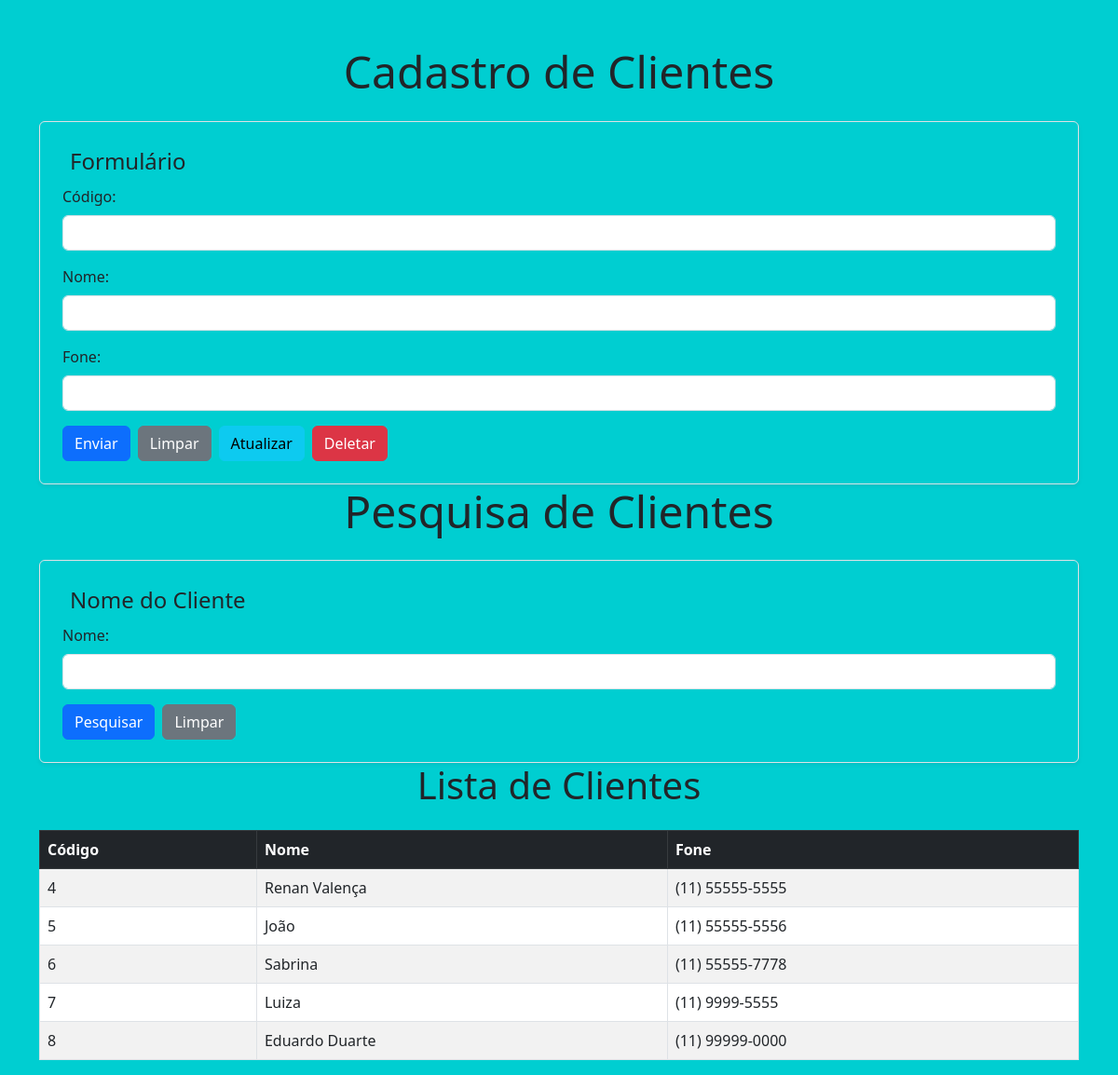
The page / on the database its author committed.
### tables this page shows
CREATE TABLE `tb_clientes` (
  `ClCodigo` int(11) NOT NULL,
  `ClNome` varchar(100) NOT NULL,
  `ClFone` varchar(15) NOT NULL
);

### controllers/clientesController.php (called while the page is built, shortened)
<?php
require_once('./model/clientesModel.php');
class ClientesController
{
    protected $model;
    function __construct()
    {
        $this->model = new ClientesModel();
    }
    function Listar()
    {
        require_once('./views/formPesquisa.php');
        $nome="";
        $resultData = $this->model->Listar($nome);
        require_once('./views/listar.php');
    }
    function Inserir()
    {
        require_once('./views/formCadastro.php');
    }
    function Atualizar()
    {
        require_once('./views/formCadastro.php');
    }
    function Deletar()
    {
        require_once('./views/formCadastro.php');
    }
}
?>

### index.php (called while the page is built, shortened)
<?php
require_once('./controllers/clientesController.php');
$controller = new ClientesController();
$controller->Inserir();
$controller->Listar();
?>

### dao/conexao.php (called while the page is built, shortened)
<?php
class Connect
{
    function connectDataBase()
    {
        try {
            $this->connection = new PDO('mysql:host=' . HOST .
                ';dbname=' . DATABASE, USER, PASSWORD);
        } catch (PDOException $e) {
            echo "ERRO - Conexão não realizada: " . $e->getMessage();
            die();
        }
    }
}

### model/clientesModel.php (called while the page is built, shortened)
<?php
require('./dao/conexao.php');
class ClientesModel extends Connect
{
    function Listar($nome)
    {
        $query = "";
        if(empty($nome)){
            $query = "SELECT * FROM bdphp_mvc.tb_clientes";
        }
        else{
            $query = "SELECT * FROM bdphp_mvc.tb_clientes
            WHERE ClNome LIKE '$nome%'";
        }
        $sqlSelect = $this->connection->query($query);
        $resultQuery = $sqlSelect->fetchAll();
        return $resultQuery;
    }
}

### views/listar.php (the view, shortened to what this page needs)
        <h1 class="mb-4 text-center">Lista de Clientes</h1>
        <table class="table table-striped table-hover table-bordered">
            <thead class="table-dark">
                <tr>
                    <th scope="col">Código</th>
                    <th scope="col">Nome</th>
                    <th scope="col">Fone</th>
                </tr>
            </thead>
            <tbody>
                <?php foreach ($resultData as $registro) { ?>
                    <tr>
                        <td><?= htmlspecialchars($registro['ClCodigo']) ?></td>
                        <td><?= htmlspecialchars($registro['ClNome']) ?></td>
                        <td><?= htmlspecialchars($registro['ClFone']) ?></td>
                    </tr>
                <?php } ?>
            </tbody>
        </table>
    </div>
</body>
</html>

### views/formCadastro.php (shortened to what this page needs)
<!DOCTYPE html>
<html lang="pt-br">
<head>
    <link href="https://cdn.jsdelivr.net/npm/bootstrap@5.3.0/dist/css/bootstrap.min.css" rel="stylesheet">
    <link rel="stylesheet"  href="views/css/estilo.css">
</head>
<body>
    <div class="container mt-5">
        <div id="titulo" class="mb-4 text-center">
            <h1 class="display-5">Cadastro de Clientes</h1>
        </div>
        <form method="post" action="index.php" id="contato" autocomplete="off">
            <fieldset class="border p-4 rounded shadow-sm">
                <legend class="w-auto px-2">Formulário</legend>
                <div class="mb-3">
                    <label for="txtCodigo" class="form-label">Código:</label>
                    <input type="text" class="form-control" id="txtCodigo" name="txtCodigo">
                </div>
                <div class="mb-3">
                    <label for="txtNome" class="form-label">Nome:</label>
                    <input type="text" class="form-control" id="txtNome" name="txtNome">
                </div>
                <div class="mb-3">
                    <label for="txtFone" class="form-label">Fone:</label>
                    <input type="text" class="form-control" id="txtFone" name="txtFone" >
                </div>
                <div class="d-flex gap-2">
                    <button type="submit" name="btnEnviar" class="btn btn-primary">Enviar</button>
                    <button type="reset" name="btnLimpar" class="btn btn-secondary">Limpar</button>
                    <button type="submit" name="btnAtualizar" class="btn btn-info">Atualizar</button>
                    <button type="submit" name="btnDeletar" class="btn btn-danger">Deletar</button>
                </div>
            </fieldset>
        </form>

### views/formPesquisa.php
<div id="titulo" class="mb-4 text-center">
            <h1 class="display-5">Pesquisa de Clientes</h1>
        </div>
        <form method="post" action="index.php" id="contato" autocomplete="off">
            <fieldset class="border p-4 rounded shadow-sm">
                <legend class="w-auto px-2">Nome do Cliente</legend>
                <div class="mb-3">
                    <label for="txtNome" class="form-label">Nome:</label>
                    <input type="text" class="form-control" id="txtNome" name="txtNome" >
                </div>
                <div class="d-flex gap-2">
                    <button type="submit" name="btnPesquisar" class="btn btn-primary">Pesquisar</button>
                    <button type="reset" name="btnLimpar" class="btn btn-secondary">Limpar</button>
                </div>
            </fieldset>
        </form>

### views/css/estilo.css (style rules this page uses)
body { background-color: DarkTurquoise; }

### rows shown on the page
tb_clientes: ClCodigo "4", ClNome "Renan Valença", ClFone "(11) 55555-5555"
tb_clientes: ClCodigo "5", ClNome "João", ClFone "(11) 55555-5556"
tb_clientes: ClCodigo "6", ClNome "Sabrina", ClFone "(11) 55555-7778"
tb_clientes: ClCodigo "7", ClNome "Luiza", ClFone "(11) 9999-5555"
tb_clientes: ClCodigo "8", ClNome "Eduardo Duarte", ClFone "(11) 99999-0000"
